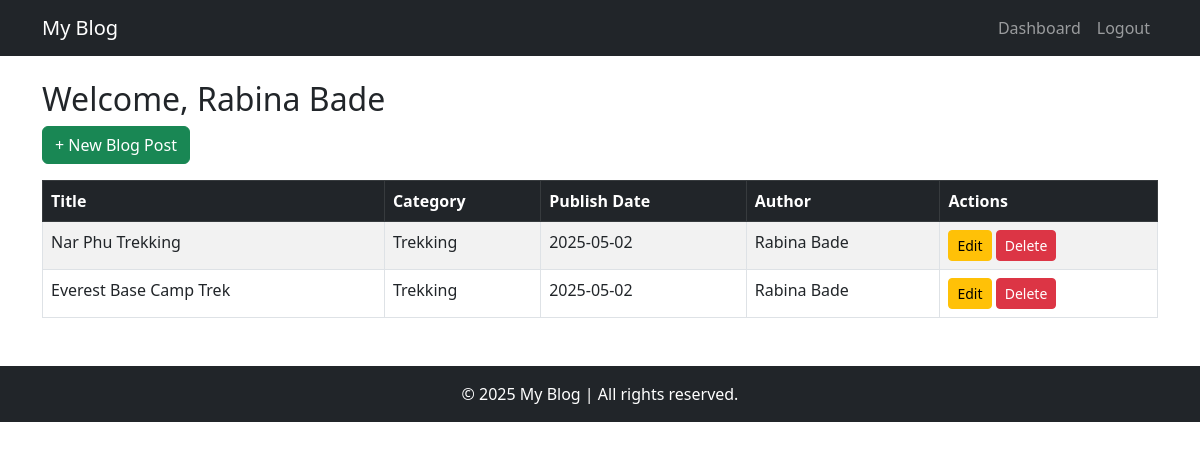
Screenshot of /dashboard/ (signed in) with the database file from the repository.
### blog/models.py (models this page shows, shortened)
class User(AbstractUser):
    full_name = models.CharField(max_length=255)
    email = models.EmailField(unique=True)
    USERNAME_FIELD = 'email'
    REQUIRED_FIELDS = ['username']

class BlogPost(models.Model):
    title = models.CharField(max_length=200)
    description = models.TextField()
    publish_date = models.DateTimeField(auto_now_add=True)
    author = models.ForeignKey(User, on_delete=models.CASCADE)
    category = models.ForeignKey(Category, on_delete=models.SET_NULL, null=True)
    image = models.ImageField(upload_to='blog_images/', blank=True, null=True)
    is_published = models.BooleanField(default=True)

class Category(models.Model):
    name = models.CharField(max_length=100, unique=True)  # Ensure names are unique
    def __str__(self):
        return self.name

### blog/views.py (the view)
# urls.py: path('dashboard/', views.dashboard, name='dashboard'),
@login_required
def dashboard(request):
    posts = BlogPost.objects.filter(author=request.user)
    return render(request, 'blog/dashboard.html', {'posts': posts})

### blog/templates/blog/dashboard.html (shortened to what this page needs)
{% extends 'blog/base.html' %}
{% block content %}
<h2>Welcome, {{ user.full_name }}</h2>
<a href="{% url 'create_post' %}" class="btn btn-success mb-3">+ New Blog Post</a>
<table class="table table-striped table-bordered">
  <thead class="table-dark">
    <tr>
      <th>Title</th>
      <th>Category</th>
      <th>Publish Date</th>
      <th>Author</th>
      <th>Actions</th>
    </tr>
  </thead>
  <tbody>
    {% for post in posts %}
    <tr>
      <td>{{ post.title }}</td>
      <td>{{ post.category }}</td>
      <td>{{ post.publish_date|date:"Y-m-d" }}</td>
      <td>{{ post.author.full_name }}</td>
      <td>
        <a href="{% url 'edit_post' post.pk %}" class="btn btn-sm btn-warning">Edit</a>
        <a href="{% url 'delete_post' post.pk %}" class="btn btn-sm btn-danger" onclick="return confirm('Delete this post?')">Delete</a>
      </td>
    </tr>
    {% empty %}
    <tr>
      <td colspan="5" class="text-center">No posts yet.</td>
    </tr>
    {% endfor %}
  </tbody>
</table>
{% endblock %}

### rows the page displays
User: full_name "Rabina Bade"
BlogPost: title "Nar Phu Trekking", category "Trekking", publish_date "2025-05-02", author.full_name "Rabina Bade"
BlogPost: title "Everest Base Camp Trek", category "Trekking", publish_date "2025-05-02", author.full_name "Rabina Bade"
